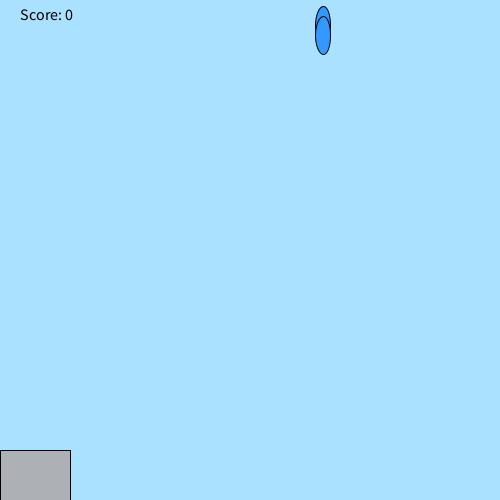
Frame 1 (no input)
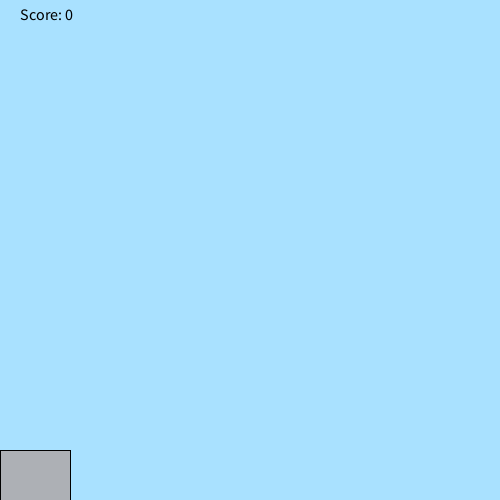
Frame 60 (the mouse pressed at the canvas centre just before this capture)
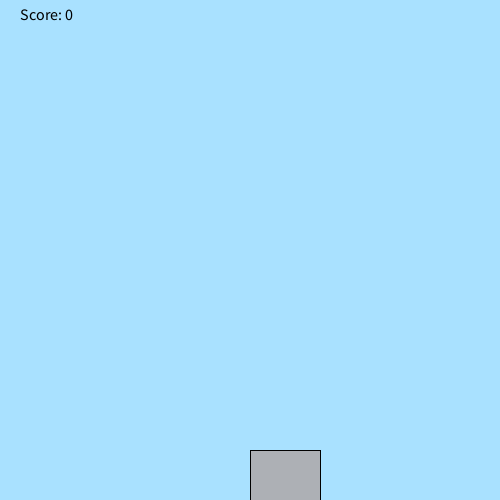
Frame 120 (the mouse held since frame 60 and released just before this capture)

The Processing sketch that drew these frames (run headless with seeded random() and noise(); from frame 60 on, the mouse is pressed at the canvas centre):

// Processing sketch: RainGame
// ── RainGame.pde
int score;
void checkCatch(int x) {
  if (x > mouseX && x < mouseX+100)
    score++;
  else if (score > 0) 
    score--;
  println("Your score is now: " + score);
}
void setup() {
  size (500, 500);
}
int raindropy = 25;
void draw() {
  int randomNumber = (int) random(width);
  background(169, 225, 255);
  fill (51, 153, 255);
  stroke(0, 0, 0);
  ellipse(randomNumber, raindropy, 15, 38);
  raindropy = raindropy + 10;
  for (int i = 0; i < 1; i ++) {
    fill(51, 153, 255);
    stroke(0, 0, 0);
    ellipse(randomNumber, raindropy, 15, 38);
    raindropy = raindropy + 10;
  }
  fill(173, 176, 181);
  rect(mouseX, 450, 70, 200);
  fill(0, 0, 0);
  textSize(16);
  text("Score: " + score, 20, 20);
}
